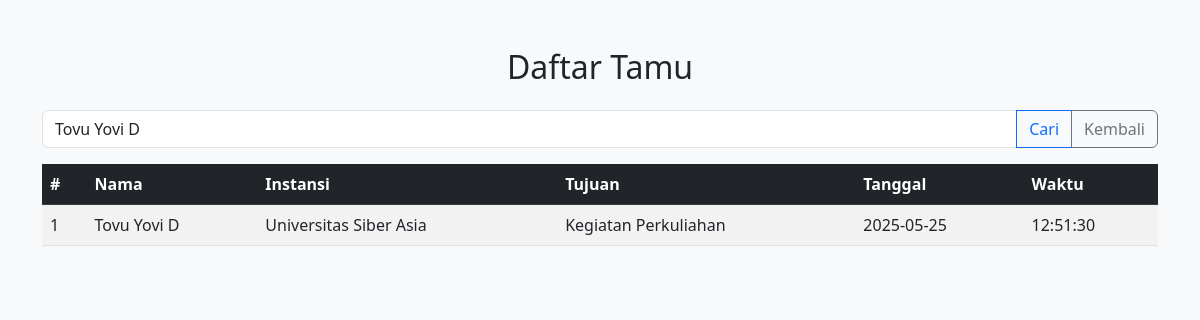
The page /daftar.php?cari=Tovu Yovi D on the database its author committed.
### tables this page shows
CREATE TABLE `buku_tamu` (
  `id` int(11) NOT NULL,
  `nama` varchar(100) DEFAULT NULL,
  `instansi` varchar(100) DEFAULT NULL,
  `tujuan` text DEFAULT NULL,
  `tanggal` date DEFAULT NULL,
  `waktu` time DEFAULT NULL
);

### daftar.php (the view, shortened to what this page needs)
<?php
include 'koneksi.php';
?>
<!DOCTYPE html>
<html lang="id">
<head>
    <link href="https://cdn.jsdelivr.net/npm/bootstrap@5.3.0/dist/css/bootstrap.min.css" rel="stylesheet">
</head>
<body class="bg-light">
<div class="container mt-5">
    <h2 class="mb-4 text-center">Daftar Tamu</h2>
    <form method="get" class="mb-3">
        <div class="input-group">
            <input type="text" name="cari" class="form-control" placeholder="Cari nama atau instansi" value="<?= isset($_GET['cari']) ? $_GET['cari'] : '' ?>">
            <button class="btn btn-outline-primary" type="submit">Cari</button>
            <a href="index.php" class="btn btn-outline-secondary">Kembali</a>
        </div>
    </form>
    <table class="table table-striped table-hover">
        <thead class="table-dark">
            <tr>
                <th>#</th>
                <th>Nama</th>
                <th>Instansi</th>
                <th>Tujuan</th>
                <th>Tanggal</th>
                <th>Waktu</th>
            </tr>
        </thead>
        <tbody>
            <?php
            $no = 1;
            $cari = isset($_GET['cari']) ? "%{$_GET['cari']}%" : "%";
            $stmt = $conn->prepare("SELECT * FROM buku_tamu WHERE nama LIKE ? OR instansi LIKE ? ORDER BY id DESC");
            $stmt->bind_param("ss", $cari, $cari);
            $stmt->execute();
            $result = $stmt->get_result();
            while ($row = $result->fetch_assoc()):
            ?>
            <tr>
                <td><?= $no++ ?></td>
                <td><?= htmlspecialchars($row['nama']) ?></td>
                <td><?= htmlspecialchars($row['instansi']) ?></td>
                <td><?= htmlspecialchars($row['tujuan']) ?></td>
                <td><?= $row['tanggal'] ?></td>
                <td><?= $row['waktu'] ?></td>
            </tr>
            <?php endwhile; ?>
        </tbody>
    </table>
</div>
</body>
</html>

### rows shown on the page
buku_tamu: nama "Tovu Yovi D", instansi "Universitas Siber Asia", tujuan "Kegiatan Perkuliahan", tanggal "2025-05-25", waktu "12:51:30"
